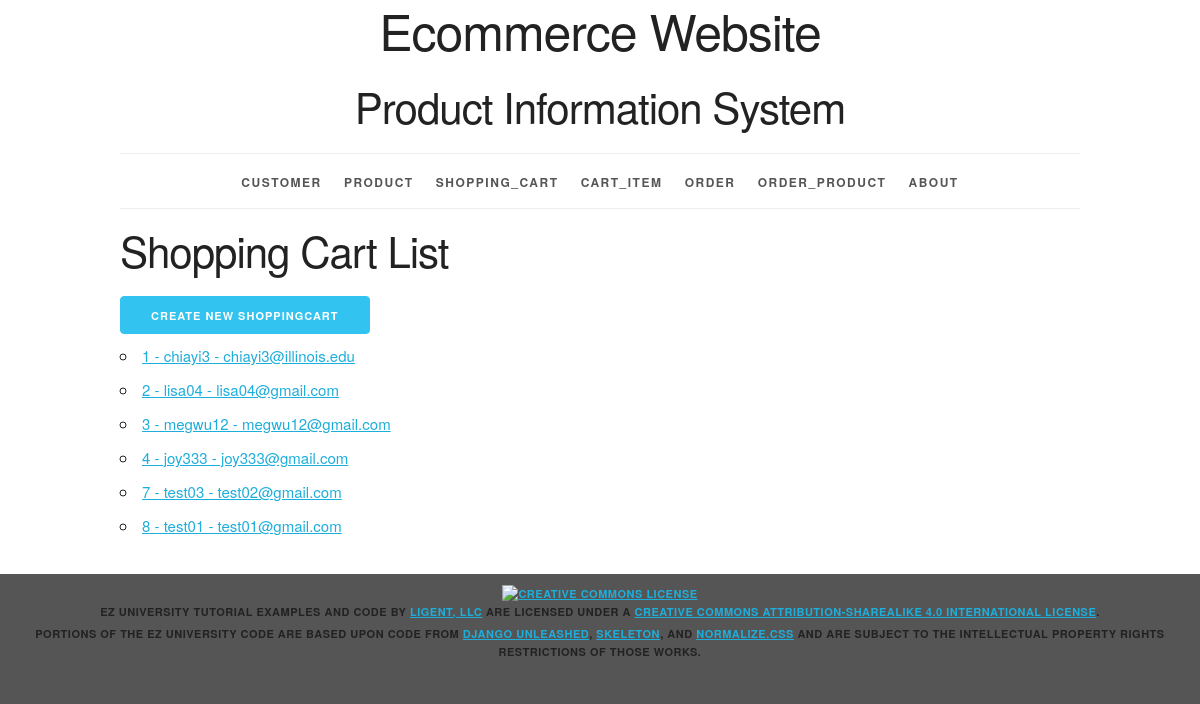
Screenshot of /shoppingcart/ with the database file from the repository.
### productinfo/models.py (models this page shows, shortened)
class Shopping_Cart(models.Model):
	cart_id = models.AutoField(primary_key=True)
	total_price = models.FloatField()
	customer_id = models.ForeignKey(Customer, related_name='shopping_carts', on_delete=models.PROTECT)
	sm_id = models.ForeignKey(Shipping_Method, related_name='shopping_carts', on_delete=models.PROTECT)
	pm_id = models.ForeignKey(Payment_Method, related_name='shopping_carts', on_delete=models.PROTECT)
	def __str__(self):
		return f'{self.cart_id} - {self.customer_id}'
	def get_absolute_url(self):
		return reverse('productinfo_shoppingcart_detail_urlpattern',
					   kwargs={'pk':self.pk}
					   )
	class Meta:
		ordering = ['cart_id']
		constraints = [
			UniqueConstraint(fields=['customer_id'], name='unique_shoppingcart')
		]

class Customer(models.Model):
	customer_id = models.AutoField(primary_key=True)
	first_name = models.CharField(max_length=45)
	last_name = models.CharField(max_length=45)
	disambiguator = models.CharField(max_length=45, blank=True, default='')
	username = models.CharField(max_length=45)
	password = models.CharField(max_length=45)
	email = models.CharField(max_length=225)
	sm_id = models.ForeignKey(Shipping_Method, related_name='customers', on_delete=models.PROTECT)
	pm_id = models.ForeignKey(Payment_Method, related_name='customers', on_delete=models.PROTECT)
	def __str__(self):
		return f'{self.username} - {self.email}'
	class Meta:
		ordering = ['customer_id']
		constraints = [
			UniqueConstraint(fields=['username', 'email', 'disambiguator'], name='unique_customer')
		]

### productinfo/views.py (the view)
class ShoppingCartList(View):
	def get(self, request):
		return render(
			request,
			'productinfo/shopping_cart_list.html',
			{'shoppingcart_list': Shopping_Cart.objects.all()}
		)

### productinfo/templates/productinfo/shopping_cart_list.html (shortened to what this page needs)
{% extends 'productinfo/base.html' %}
{% block content %}
    <h2>Shopping Cart List</h2>
    <div>
    <a href="{% url 'productinfo_shoppingcart_create_urlpattern' %}" class="button button-primary">
        Create New ShoppingCart
    </a>
    </div>
    <ul>
        {% for shoppingcart in shopping_cart_list %}
        <li>
            <a href="{{ shoppingcart.get_absolute_url }}">{{ shoppingcart }}</a>
        </li>
        {% empty %}
        <li><em>There are currently no customers available.</em></li>
        {% endfor %}
    </ul>
{% endblock %}

### productinfo/static/productinfo/skeleton.css (style rules this page uses)
html { font-size: 62.5%; }
body { font-size: 1.5em; line-height: 1.6; font-weight: 400; font-family: "Raleway", "HelveticaNeue", "Helvetica Neue", Helvetica, Arial, sans-serif; color: #222; }
h1, h2, h3, h4, h5, h6 { margin-top: 0; margin-bottom: 2rem; font-weight: 300; }
h2 { font-size: 3.6rem; line-height: 1.25; letter-spacing: -.1rem; }
@media (min-width: 550px) { h2 { font-size: 4.2rem; } }
a { color: #1EAEDB; }
.button, button, input[type="submit"], input[type="reset"], input[type="button"] { display: inline-block; height: 38px; padding: 0 30px; color: #555; text-align: center; font-size: 11px; font-weight: 600; line-height: 38px; letter-spacing: .1rem; text-transform: uppercase; text-decoration: none; white-space: nowrap; background-color: transparent; border-radius: 4px; border: 1px solid #bbb; cursor: pointer; box-sizing: border-box; }
.button.button-primary, button.button-primary, input[type="submit"].button-primary, input[type="reset"].button-primary, input[type="button"].button-primary { color: #FFF; background-color: #33C3F0; border-color: #33C3F0; }
ul { list-style: circle inside; }
ol, ul { padding-left: 0; margin-top: 0; }
li { margin-bottom: 1rem; }
button, .button { margin-bottom: 1rem; }
pre, blockquote, dl, figure, table, p, ul, ol, form { margin-bottom: 2.5rem; }

### productinfo/static/productinfo/style.css (style rules this page uses)
html { height: 100%; background-color: #555; }
body { background-color: white; }

### rows the page displays
Shopping_Cart: cart_id+customer_id "1 - chiayi3 - chiayi3@illinois.edu"
Shopping_Cart: cart_id+customer_id "2 - lisa04 - lisa04@gmail.com"
Shopping_Cart: cart_id+customer_id "3 - megwu12 - megwu12@gmail.com"
Shopping_Cart: cart_id+customer_id "4 - joy333 - joy333@gmail.com"
Shopping_Cart: cart_id+customer_id "7 - test03 - test02@gmail.com"
Shopping_Cart: cart_id+customer_id "8 - test01 - test01@gmail.com"
